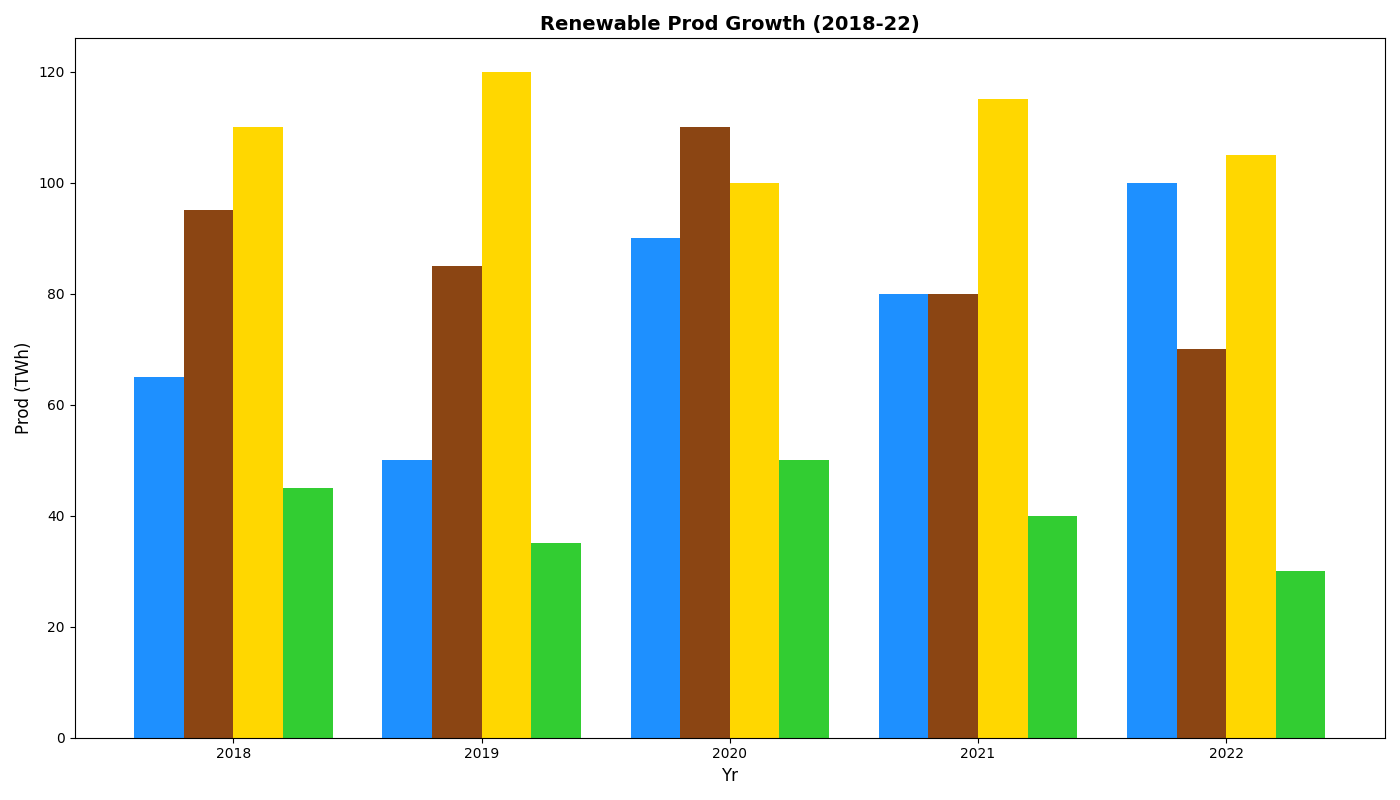

This chart was generated by the following Python code:
import matplotlib.pyplot as plt
import numpy as np

years = ['2018', '2019', '2020', '2021', '2022']
sources = ['Sol', 'Wnd', 'Hyd', 'Bio']

# Manually shuffled rows within energy production array but kept the structure
# (values are not changed ideally, except for shuffling within their row)
energy_production = np.array([
    [65, 50, 90, 80, 100],  # Sol list order changed
    [95, 85, 110, 80, 70],  # Wnd list order changed
    [110, 120, 100, 115, 105], # Hyd list order changed
    [45, 35, 50, 40, 30]   # Bio list order changed
])

positions = np.arange(len(years))
bar_width = 0.2

fig, ax = plt.subplots(figsize=(14, 8))

colors = ['#1E90FF', '#8B4513', '#FFD700', '#32CD32']

for i, source in enumerate(sources):
    ax.bar(positions + i*bar_width, energy_production[i], bar_width, color=colors[i])

ax.set_xlabel('Yr', fontsize=12)
ax.set_ylabel('Prod (TWh)', fontsize=12)
ax.set_title('Renewable Prod Growth (2018-22)', fontsize=14, fontweight='bold')
ax.set_xticks(positions + bar_width*1.5)
ax.set_xticklabels(years, fontsize=10)

plt.tight_layout()
plt.show()
